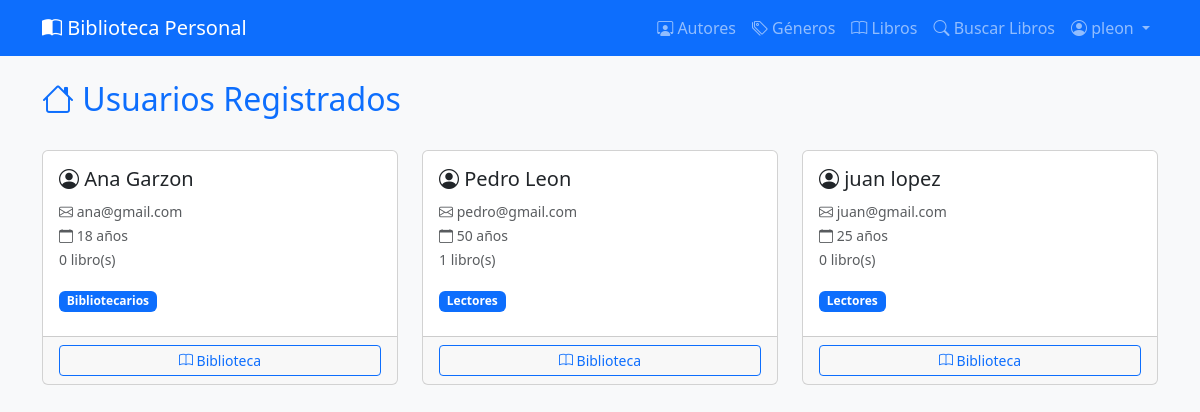
Screenshot of / (signed in) with the database file from the repository.
### migrationsdb/models.py (models this page shows, shortened)
class User(models.Model):
    id = models.BigAutoField(primary_key=True)
    auth_user = models.OneToOneField(AuthUser, on_delete=models.CASCADE, null=True, blank=True, verbose_name='Usuario del Sistema')
    first_name = models.CharField(max_length=100)
    last_name = models.CharField(max_length=100)
    age = models.IntegerField()
    email = models.EmailField(unique=True)
    created_at = models.DateTimeField(auto_now_add=True)
    class Meta:
        permissions = [
            ("view_all_libraries", "Puede ver todas las bibliotecas"),
            ("manage_library", "Puede gestionar bibliotecas de usuarios"),
            ("generate_reports", "Puede generar reportes PDF"),
            ("import_books", "Puede importar libros externos"),
        ]

### migrationsdb/views.py (the view)
# urls.py: path('', views.home, name='home'),
@login_required
def home(request):
    users = User.objects.select_related('auth_user').prefetch_related('auth_user__groups').all().order_by('last_name', 'first_name')
    auth_count = users.filter(auth_user__isnull=False).count()
    context = {
        'users': users,
        'auth_count': auth_count,
        'is_admin': request.user.is_superuser or request.user.groups.filter(name='Administradores').exists(),
        'is_librarian': request.user.groups.filter(name__in=['Administradores', 'Bibliotecarios']).exists(),
    }
    return render(request, 'migrationsdb/home.html', context)

### templates/migrationsdb/home.html (shortened to what this page needs)
{% extends 'migrationsdb/base.html' %}
{% block content %}
<div class="d-flex justify-content-between align-items-center mb-4">
    <h2 class="text-primary">
        <i class="bi bi-house"></i> Usuarios Registrados
    </h2>
</div>
<div class="row">
    {% for library_user in users %}
    <div class="col-md-6 col-lg-4 mb-4">
        <div class="card h-100">
            <div class="card-body">
                <h5 class="card-title">
                    <i class="bi bi-person-circle"></i>
                    {{ library_user.first_name }} {{ library_user.last_name }}
                </h5>
                <p class="card-text text-muted">
                    <small>
                        <i class="bi bi-envelope"></i> {{ library_user.email|default:"Sin email" }}<br>
                        <i class="bi bi-calendar"></i> {{ library_user.age }} años<br>
                         {{ library_user.books.count }} libro(s)
                    </small>
                </p>
                {% if library_user.auth_user %}
                <div class="mb-2">
                    {% for group in library_user.auth_user.groups.all %}
                        <span class="badge bg-primary">{{ group.name }}</span>
                    {% endfor %}
                </div>
                {% else %}
                <div class="mb-2">
                    <span class="badge bg-warning">Sin acceso al sistema</span>
                </div>
                {% endif %}
            </div>
            <div class="card-footer">
                <div class="btn-group w-100" role="group">
                    <a href="{% url 'user_library' library_user.id %}" class="btn btn-outline-primary btn-sm">
                        <i class="bi bi-book"></i> Biblioteca
                    </a>
                </div>
            </div>
        </div>
    </div>
    {% endfor %}
</div>
{% endblock %}

### templates/migrationsdb/base.html (shortened to what this page needs)
<!DOCTYPE html>
<html lang="es">
<head>
    <link href="https://cdn.jsdelivr.net/npm/bootstrap@5.3.0/dist/css/bootstrap.min.css" rel="stylesheet">
    <link href="https://cdn.jsdelivr.net/npm/bootstrap-icons@1.10.0/font/bootstrap-icons.css" rel="stylesheet">
</head>
<body class="bg-light">
    <nav class="navbar navbar-expand-lg navbar-dark bg-primary">
        <div class="container">
            <a class="navbar-brand" href="{% url 'home' %}">
                <i class="bi bi-book-half"></i> Biblioteca Personal
            </a>
            <div class="collapse navbar-collapse" id="navbarNav">
                <ul class="navbar-nav ms-auto">
                    {% if user.is_authenticated %}
                        {% if perms.migrationsdb.view_author %}
                            <li class="nav-item">
                                <a class="nav-link" href="{% url 'list_authors' %}">
                                    <i class="bi bi-person-workspace"></i> Autores
                                </a>
                            </li>
                        {% endif %}
                        {% if perms.migrationsdb.view_genre %}
                            <li class="nav-item">
                                <a class="nav-link" href="{% url 'list_genres' %}">
                                    <i class="bi bi-tags"></i> Géneros
                                </a>
                            </li>
                        {% endif %}
                        {% if perms.migrationsdb.view_book %}
                            <li class="nav-item">
                                <a class="nav-link" href="{% url 'list_book' %}">
                                    <i class="bi bi-book"></i> Libros
                                </a>
                            </li>
                        {% endif %}
                        <li class="nav-item">
                            <a class="nav-link" href="{% url 'search_external_books' %}">
                                <i class="bi bi-search"></i> Buscar Libros
                            </a>
                        </li>
                        <li class="nav-item dropdown">
                            <a class="nav-link dropdown-toggle" href="#" role="button" data-bs-toggle="dropdown" aria-expanded="false">
                                <i class="bi bi-person-circle"></i> {{ user.username }}
                            </a>
                        </li>
                    {% endif %}
                </ul>
            </div>
        </div>
    </nav>
    <div class="container mt-4">
        {% block content %}
        {% endblock %}
    </div>
</body>
</html>

### rows the page displays
User: first_name "Ana", last_name "Garzon", email "ana@gmail.com", age "18", books.count "0"
User: first_name "Pedro", last_name "Leon", email "pedro@gmail.com", age "50", books.count "1"
User: first_name "juan", last_name "lopez", email "juan@gmail.com", age "25", books.count "0"

### other values shown
{{ user.username }} "pleon"
{{ group.name }} "Bibliotecarios"
{{ group.name }} "Lectores"
